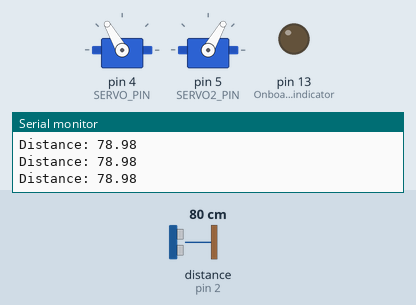
Simulated run of this sketch. Board: Arduino Uno, built with avr-gcc and run on an emulated ATmega328P. On the bench: 2 × servo, output pins drawn as LEDs (lit = HIGH), the last lines printed to the serial monitor. Wiring (inferred from the names in the program): ultrasonic range finder: trigger pin 3; echo pin 2. Inputs (shaded band) come from the test bench; at power-on: distance to the obstacle (sensor on pin 2) 80 cm. The echo pulse lasts 58.3 µs per cm; pins used as bus, display or sensor lines are not drawn.

Above: at 1.2 s.
1.3 s: distance to the obstacle (sensor on pin 2) set to 54 cm
2.8 s: distance to the obstacle (sensor on pin 2) set to 46 cm
At 3.3 s:
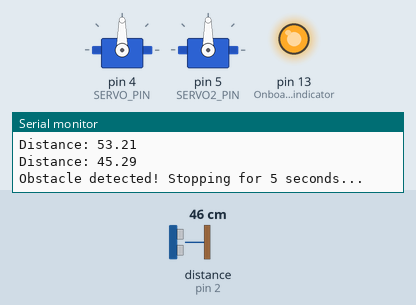
At 8.3 s:
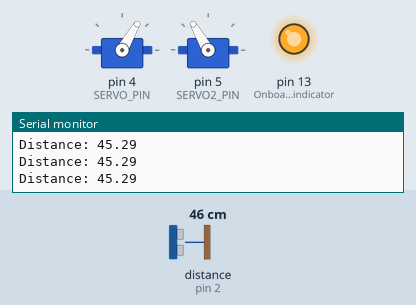
Timing chart, 0 to 9.8 s (numbered marks = the images above; inputs shaded):
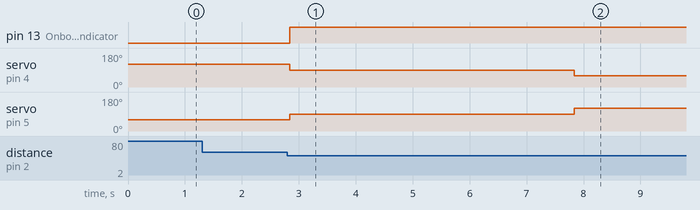

The sketch:

TEST.ino
```cpp
#include <Servo.h>

// Ultrasonic Sensor Definitions
#define SONIC_TRIG 3
#define SONIC_ECHO 2
#define DIST_THRESHOLD 50  // Distance threshold in cm

// Servo Speed Definitions
#define SERVO_PIN 4
#define SERVO2_PIN 5
#define STOPPED 90
#define REVERSE_MAX_SPEED 0
#define REVERSE_SLOW_SPEED 60
#define FORWARD_SLOW_SPEED 120
#define FORWARD_MAX_SPEED 180

Servo myservo;
Servo myservo2;
float duration_us, distance_cm;

bool isReversing = false;       // Flag to track reversing state

void setup() {
  Serial.begin(115200);
  pinMode(13, OUTPUT);           // Onboard LED indicator
  pinMode(SONIC_TRIG, OUTPUT);   // Ultrasonic Trigger pin
  pinMode(SONIC_ECHO, INPUT);    // Ultrasonic Echo pin
  myservo.attach(SERVO_PIN);     // Attach servo to pin 4
  myservo2.attach(SERVO2_PIN);     // Attach servo to pin 4
  Serial.println("ARDUINO TEST:");
  Serial.println("------------------");
  myservo.write(FORWARD_SLOW_SPEED);
  myservo2.write(REVERSE_SLOW_SPEED);
}

void loop() {
  // Trigger the ultrasonic sensor
  digitalWrite(SONIC_TRIG, LOW);
  delayMicroseconds(2);
  digitalWrite(SONIC_TRIG, HIGH);
  delayMicroseconds(10);
  digitalWrite(SONIC_TRIG, LOW);

  // Measure the duration of echo pulse
  duration_us = pulseIn(SONIC_ECHO, HIGH);

  // Calculate distance (speed of sound in air is ~0.034 cm/us, divided by 2 for round trip)
  distance_cm = (duration_us * 0.034) / 2.0;
  Serial.print("Distance: ");
  Serial.println(distance_cm);

  // Check distance threshold
  if (distance_cm < DIST_THRESHOLD && !isReversing) {
    digitalWrite(13, HIGH);  // Turn on LED when object is close
    myservo.write(STOPPED);  // Stop the servo
    myservo2.write(STOPPED);  // Stop the servo
    Serial.println("Obstacle detected! Stopping for 5 seconds...");
    delay(5000);             // Stop for 5 second

    // Reverse direction after 1 second
    Serial.println("Reversing...");
    myservo.write(REVERSE_SLOW_SPEED);
    myservo2.write(FORWARD_SLOW_SPEED);
    isReversing = true;      // Set reversing flag to true
  }

  // If distance is safe and servo was reversing, move forward again
  if (distance_cm >= DIST_THRESHOLD && isReversing) {
    digitalWrite(13, LOW);   // Turn off LED when safe
    myservo.write(STOPPED);
    myservo2.write(STOPPED);
    Serial.println("Path clear! Moving forward...");
    delay(1000);
    myservo.write(FORWARD_SLOW_SPEED);
    myservo2.write(FORWARD_SLOW_SPEED);
    isReversing = false;     // Reset reversing flag
  }

  delay(100); // Small delay to stabilize sensor readings
}
```

Measured:
- the behaviour switches between 51 and 50 cm on distance to the obstacle (sensor on pin 2) (found by bisection; images 0 and 1)
- after the input at 2.8 s, pin 13 (Onboard_LED_indicator): LOW → HIGH at once; servo on pin 4 (SERVO_PIN): 120° → 90° at once, → 60° 5.0 s later; servo on pin 5 (SERVO2_PIN): 60° → 90° at once, → 120° 5.0 s later
